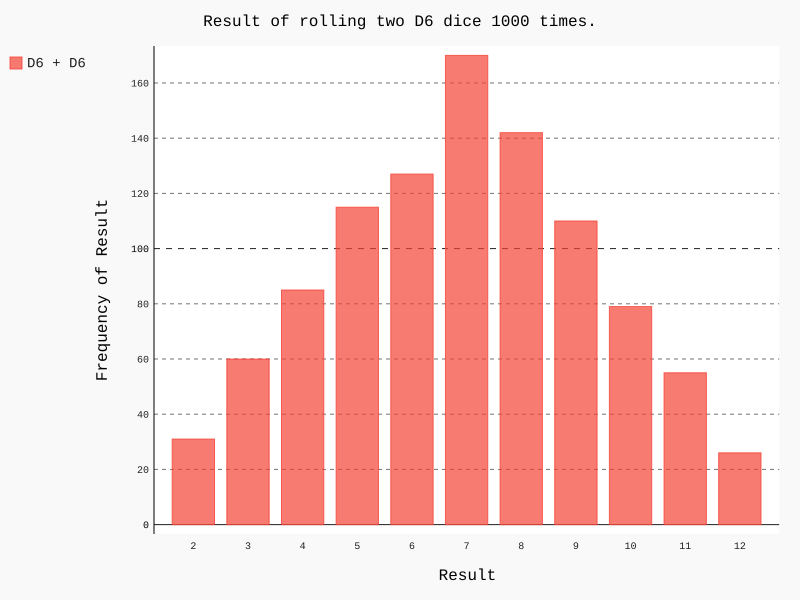

This figure's Python source:
import pygal
from die import Die
#创建两个D6（6个面的骰子的意思）
die_1 = Die()
die_2 = Die()

#投掷几次骰子，并将结果保存在列表里
results =[]
for roll_num in range(1000):
	result = die_1.roll() + die_2.roll()
	results.append(result)

#分析结果
frequencies = []
max_result = die_1.num_sides + die_2.num_sides
for value in range(2, max_result+1):
	frequency = results.count(value)
	frequencies.append(frequency)

#对结果进行可视化
hist = pygal.Bar()

hist.title = "Result of rolling two D6 dice 1000 times."
hist.x_labels = ['2', '3', '4', '5', '6', '7', '8', '9', '10', '11', '12']
hist.x_title = "Result"
hist.y_title = "Frequency of Result"

hist.add('D6 + D6', frequencies)
hist.render_to_file('dice_visual.svg')
